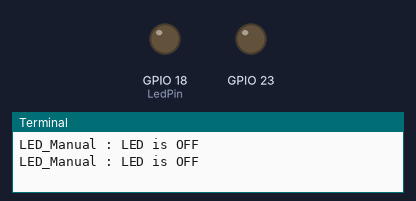
Simulated run of this program. Board: Raspberry Pi (BCM pin numbers). Shown: output pins drawn as LEDs (lit = HIGH), the last lines printed to the terminal.

Above: at 5.0 s.
At 15.0 s:
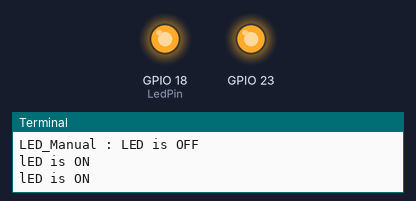
Timing chart, 0 to 26.0 s (numbered marks = the images above):
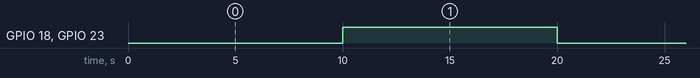

The program:

LED_Manual.py
```python
import RPi.GPIO as GPIO
import time

GPIO.setmode(GPIO.BCM)
GPIO.setwarnings(False)


class LEDControl(object):
    # "turning on and off the LED"""

    def __init__(self, url, roomId,source):

        if source is "AC":
            self.LedPin = 18
        elif source is "DEHUM":
            self.LedPin = 23

    def setup(self):
        try:
            GPIO.setwarnings(False)
            # set the gpio modes to BCM numbering
            GPIO.setmode(GPIO.BCM)
            GPIO.setup(self.LedPin, GPIO.OUT)  # initial=GPIO.HIGH

        except:
            print("LED_Manual: ERROR IN SETUP THE LED")

    # Turn on
    def LED_ON(self):
        try:
            GPIO.output(self.LedPin, True)
            print("lED is ON")
        except Exception:
            print("LED_Manual : problem in Turning the A.C on")
        return

    # Turn off
    def LED_OFF(self):
        try:
            GPIO.output(self.LedPin, False)
            print("LED_Manual : LED is OFF")
        except:
            print("LED_Manual : problem in Turning the A.C off")
        return

    # define a destroy function for clean up everything after the script finished
    def destroy(self):

        GPIO.cleanup()

        return


if __name__ == '__main__':
    # this main part is for testing, this class will be used in the SubscribeAcOrder
    try:
        controling_LED = LEDControl("http://172.20.10.15:8080/","room_1","AC")
        controling_LED2 = LEDControl("http://172.20.10.15:8080/","room_1","DEHUM")
        controling_LED.setup()
        controling_LED2.setup()
        while True:

            # disconnect
            controling_LED.LED_OFF()
            controling_LED2.LED_OFF()
            time.sleep(10)
            # connect
            controling_LED.LED_ON()
            controling_LED2.LED_ON()
            time.sleep(10)
    except KeyboardInterrupt:
        controling_LED.destroy()
        controling_LED2.destroy()
```

Measured:
- by itself, GPIO 18 (LedPin), GPIO 23: alternates HIGH for 10.0 s and LOW for 10.0 s
